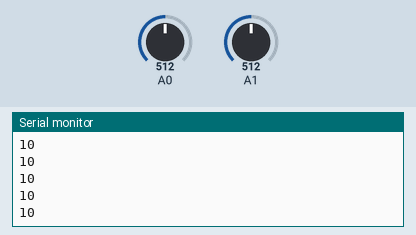
Recording of a sketch running on a simulated Arduino Uno, built with avr-gcc and run on an emulated ATmega328P. On the bench: the last lines printed to the serial monitor. The test bench sets the inputs (shaded band); at power-on: A0 = 512, A1 = 512.

Above: at 1.2 s.
1.3 s: A0 set to 716
At 1.31 s:
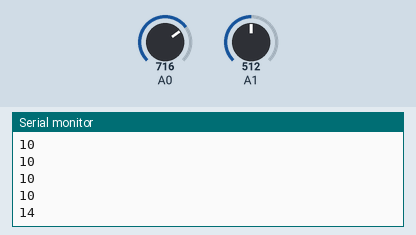
2.8 s: A0 set to 900
At 2.82 s:
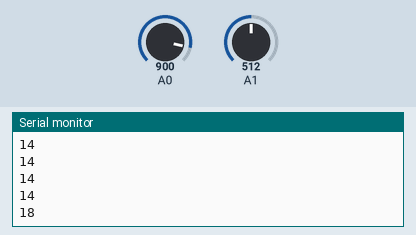
Timing chart, 0 to 5.8 s (numbered marks = the images above; inputs shaded):
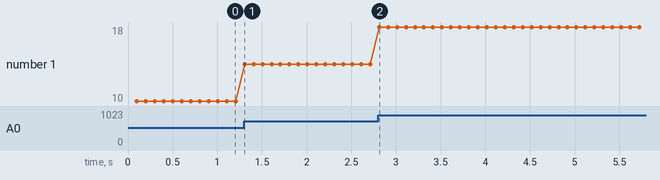

The sketch:

Music_machine_A01.ino
```cpp
#include "pitches.h"
// notes to play, corresponding to the 3 sensors:
// 21 pitches
int notes[] = {
NOTE_B0,NOTE_C1,NOTE_D1,NOTE_E1,NOTE_F1,NOTE_G1,NOTE_A1,
NOTE_B1,NOTE_C2,NOTE_D2,NOTE_E2,NOTE_F2,NOTE_G2,NOTE_A2,
NOTE_B2,NOTE_C3,NOTE_D3,NOTE_E3,NOTE_F3,NOTE_G3,NOTE_A3
};

int Tone = 0;
int speakerPin = 2;
int sensorLow = 0;
int sensorHigh = 1023;
int redswitch = 1;


void setup() {
  pinMode(redswitch, OUTPUT);
  Serial.begin(9600);
}

void loop() {

int switchState = digitalRead(redswitch);

    //Serial.println(switchState);
    delay(100);

int x = switchState;
int sensorValue = analogRead(A0);
int sensorValue2 = analogRead(A1);
int pitch = sensorValue/49;

int beat=map(sensorValue2, sensorLow, sensorHigh, 0, 1000);


//int beat = sensorValue2/49;


if (x > 0)
{
tone(speakerPin, notes[pitch], 1000);
delay(beat);
}

Serial.println(pitch);
}
```

Music_MachineDUMP.ino
```cpp
//
//int redswitch = 1;

//void setup() {
 //Serial.begin(9600);
  //pinMode(redswitch, OUTPUT);


//void loop() {
  //int switchState = digitalRead(redswitch);
    //Serial.println(switchState);
    //delay(100);
```

Measured:
- after the input at 1.3 s, the serial monitor: prints a new line at once (image 1)
- after the input at 2.8 s, the serial monitor: prints a new line at once (image 2)
- plotted number 1: 10 → 14 after the input at 1.3 s, 14 → 18 after the input at 2.8 s
